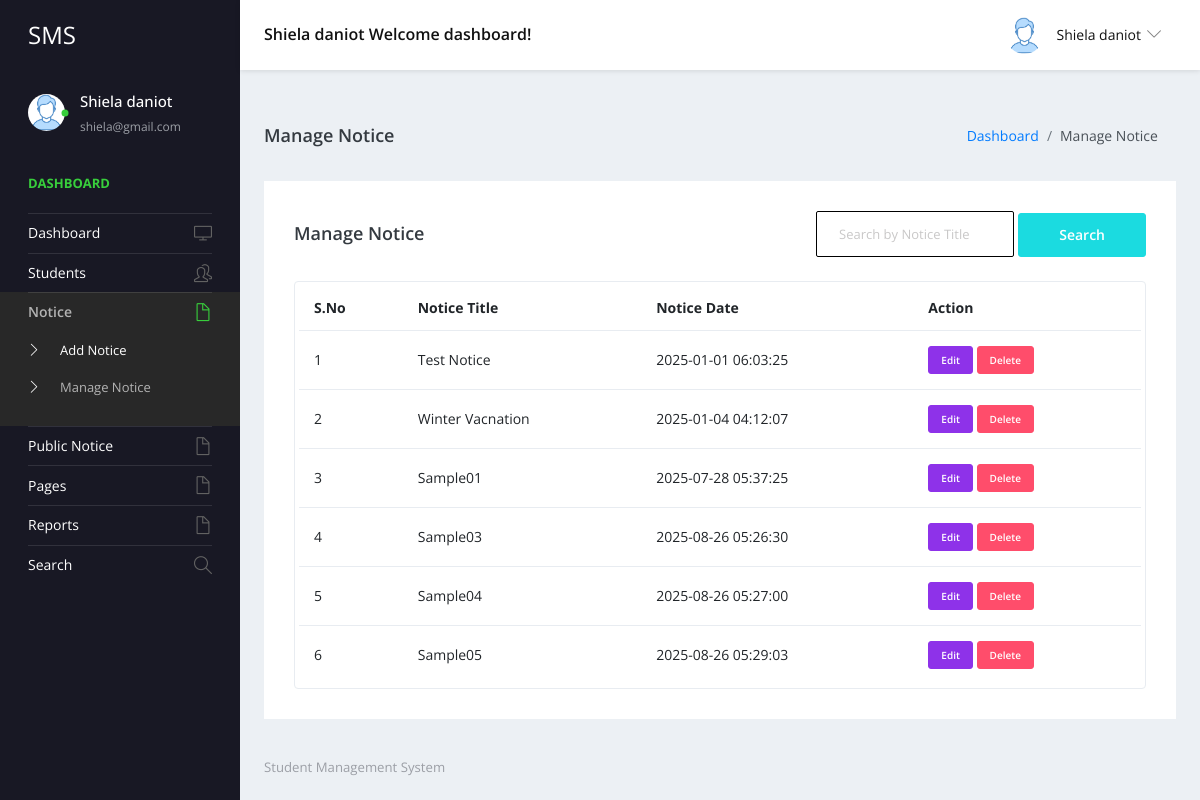
Screenshot of /staff/manage-notice.php (signed in) with the database file from the repository.
### tables this page shows
CREATE TABLE `tblstaff` (
  `ID` int(11) NOT NULL,
  `StaffName` varchar(100) NOT NULL,
  `UserName` varchar(50) NOT NULL,
  `Email` varchar(100) NOT NULL,
  `Password` varchar(255) NOT NULL,
  `StaffRegdate` datetime DEFAULT current_timestamp(),
  `Status` tinyint(1) NOT NULL DEFAULT 1
);

CREATE TABLE `tblnotice` (
  `ID` int(5) NOT NULL,
  `NoticeTitle` mediumtext DEFAULT NULL,
  `ClassId` int(10) DEFAULT NULL,
  `NoticeMsg` mediumtext DEFAULT NULL,
  `CreationDate` timestamp NULL DEFAULT current_timestamp()
);

### staff/manage-notice.php (the view, shortened to what this page needs)
<?php
include('includes/dbconnection.php');
if (strlen($_SESSION['sturecmsstaffid']) == 0) {
    header('location:logout.php');
    exit;
} else {
    $searchdata = '';
?>
<!DOCTYPE html>
<html lang="en">
<head>
    <link rel="stylesheet" href="vendors/simple-line-icons/css/simple-line-icons.css">
    <link rel="stylesheet" href="vendors/flag-icon-css/css/flag-icon.min.css">
    <link rel="stylesheet" href="vendors/css/vendor.bundle.base.css">
    <link rel="stylesheet" href="css/style.css">
</head>
<body>
    <div class="container-scroller">
        <?php include_once('includes/header.php'); ?>
        <div class="container-fluid page-body-wrapper">
            <?php include_once('includes/sidebar.php'); ?>
            <div class="main-panel">
                <div class="content-wrapper">
                    <div class="page-header">
                        <h3 class="page-title"> Manage Notice </h3>
                        <nav aria-label="breadcrumb">
                            <ol class="breadcrumb">
                                <li class="breadcrumb-item"><a href="dashboard.php">Dashboard</a></li>
                                <li class="breadcrumb-item active" aria-current="page"> Manage Notice</li>
                            </ol>
                        </nav>
                    </div>
                    <div class="row">
                        <div class="col-md-12 grid-margin stretch-card">
                            <div class="card">
                                <div class="card-body">
                                    <div class="d-sm-flex align-items-center mb-4">
                                        <h4 class="card-title mb-sm-0">Manage Notice</h4>
                                        <form method="post" class="ml-auto">
                                            <input type="text" name="searchdata" class="form-control" placeholder="Search by Notice Title" value="<?php echo htmlentities($searchdata); ?>" style="display: inline-block; width: auto;">
                                            <button type="submit" name="search" class="btn btn-primary">Search</button>
                                        </form>
                                    </div>
                                    <div class="table-responsive border rounded p-1">
                                        <table class="table">
                                            <thead>
                                                <tr>
                                                    <th class="font-weight-bold">S.No</th>
                                                    <th class="font-weight-bold">Notice Title</th>
                                                    <th class="font-weight-bold">Notice Date</th>
                                                    <th class="font-weight-bold">Action</th>
                                                </tr>
                                            </thead>
                                            <tbody>
                                                <?php
                                                $sql = "SELECT NoticeTitle, CreationDate, ID as nid FROM tblnotice";
                                                $query = $dbh->prepare($sql);
                                                $query->execute();
                                                $results = $query->fetchAll(PDO::FETCH_OBJ);
                                                $cnt = 1;
                                                if ($query->rowCount() > 0) {
                                                    foreach ($results as $row) { ?>
                                                        <tr>
                                                            <td><?php echo htmlentities($cnt); ?></td>
                                                            <td><?php echo htmlentities($row->NoticeTitle); ?></td>
                                                            <td><?php echo htmlentities($row->CreationDate); ?></td>
                                                            <td>
                                                                <div>
                                                                    <a href="edit-notice-detail.php?editid=<?php echo htmlentities($row->nid); ?>" class="btn btn-info btn-xs" target="_blank">Edit</a>
                                                                    <a href="manage-notice.php?delid=<?php echo htmlentities($row->nid); ?>" onclick="return confirm('Do you really want to delete?');" class="btn btn-danger btn-xs">Delete</a>
                                                                </div>
                                                            </td>
                                                        </tr>
                                                        <?php $cnt++;
                                                    }
                                                } else { ?>
                                                    <tr>
                                                        <td colspan="4" style="text-align: center; color: red;">No Record Found</td>
                                                    </tr>
                                                <?php } ?>
                                            </tbody>
                                        </table>
                                    </div>
                                </div>
                            </div>
                        </div>
                    </div>
                </div>
                <?php include_once('includes/footer.php'); ?>
            </div>
        </div>
    </div>
</body>
</html>
<?php } ?>

### staff/includes/header.php (shortened to what this page needs)
<nav class="navbar default-layout-navbar col-lg-12 col-12 p-0 fixed-top d-flex flex-row">
  <div class="navbar-brand-wrapper d-flex align-items-center">
    <a class="navbar-brand brand-logo" href="dashboard.php">
      <strong style="color: white;">SMS</strong>
    </a>
  </div>
  <?php
    $sid = $_SESSION['sturecmsstaffid'];
    $sql = "SELECT * FROM tblstaff WHERE ID=:sid";
    $query = $dbh->prepare($sql);
    $query->bindParam(':sid', $sid, PDO::PARAM_STR);
    $query->execute();
    $results = $query->fetchAll(PDO::FETCH_OBJ);
    if($query->rowCount() > 0) {
      foreach($results as $row) {
  ?>
  <div class="navbar-menu-wrapper d-flex align-items-center flex-grow-1">
    <h5 class="mb-0 font-weight-medium d-none d-lg-flex"><?php echo htmlentities($row->StaffName); ?> Welcome dashboard!</h5>
    <ul class="navbar-nav navbar-nav-right ml-auto">
      <li class="nav-item dropdown d-none d-xl-inline-flex user-dropdown">
        <a class="nav-link dropdown-toggle" id="UserDropdown" href="#" data-toggle="dropdown" aria-expanded="false">
          <img class="img-xs rounded-circle ml-2" src="images/faces/face8.jpg" alt="Profile image"> <span class="font-weight-normal"> <?php echo htmlentities($row->StaffName); ?> </span></a>
      </li>
    </ul>
  </div>
  <?php } } ?>
</nav>

### staff/includes/sidebar.php (shortened to what this page needs)
<nav class="sidebar sidebar-offcanvas" id="sidebar">
  <ul class="nav">
    <li class="nav-item nav-profile">
      <a href="#" class="nav-link">
        <div class="profile-image">
          <img class="img-xs rounded-circle" src="images/faces/face8.jpg" alt="profile image">
          <div class="dot-indicator bg-success"></div>
        </div>
        <div class="text-wrapper">
          <?php
          $sid = $_SESSION['sturecmsstaffid'];
          $sql = "SELECT * from tblstaff where ID=:sid";
          $query = $dbh->prepare($sql);
          $query->bindParam(':sid', $sid, PDO::PARAM_STR);
          $query->execute();
          $results = $query->fetchAll(PDO::FETCH_OBJ);
          if ($query->rowCount() > 0) {
            foreach ($results as $row) { ?>
              <p class="profile-name"><?php echo htmlentities($row->StaffName); ?></p>
              <p class="designation"><?php echo htmlentities($row->Email); ?></p>
            <?php }
          } ?>
        </div>
      </a>
    </li>
    <li class="nav-item nav-category">
      <span class="nav-link">Dashboard</span>
    </li>
    <li class="nav-item">
      <a class="nav-link" href="dashboard.php">
        <span class="menu-title">Dashboard</span>
        <i class="icon-screen-desktop menu-icon"></i>
      </a>
    </li>
    <li class="nav-item">
      <a class="nav-link" data-toggle="collapse" href="#ui-basic1" aria-expanded="false" aria-controls="ui-basic1">
        <span class="menu-title">Students</span>
        <i class="icon-people menu-icon"></i>
      </a>
    </li>
    <li class="nav-item">
      <a class="nav-link" data-toggle="collapse" href="#notice" aria-expanded="false" aria-controls="notice">
        <span class="menu-title">Notice</span>
        <i class="icon-doc menu-icon"></i>
      </a>
      <div class="collapse" id="notice">
        <ul class="nav flex-column sub-menu">
          <li class="nav-item"> <a class="nav-link" href="add-notice.php"> Add Notice </a></li>
          <li class="nav-item"> <a class="nav-link" href="manage-notice.php"> Manage Notice </a></li>
        </ul>
      </div>
    </li>
    <li class="nav-item">
      <a class="nav-link" data-toggle="collapse" href="#publicnotice" aria-expanded="false"
        aria-controls="publicnotice">
        <span class="menu-title">Public Notice</span>
        <i class="icon-doc menu-icon"></i>
      </a>
    </li>
    <li class="nav-item">
      <a class="nav-link" data-toggle="collapse" href="#pages" aria-expanded="false" aria-controls="pages">
        <span class="menu-title">Pages</span>
        <i class="icon-doc menu-icon"></i>
      </a>
    </li>
    <li class="nav-item">
      <a class="nav-link" data-toggle="collapse" href="#reports" aria-expanded="false" aria-controls="reports">
        <span class="menu-title">Reports</span>
        <i class="icon-doc menu-icon"></i>
      </a>
    </li>
    <li class="nav-item">
      <a class="nav-link" href="search.php">
        <span class="menu-title">Search</span>
        <i class="icon-magnifier menu-icon"></i>
      </a>
    </li>
  </ul>
</nav>

### rows the page displays
tblstaff: StaffName "Shiela daniot", Email "shiela@gmail.com"
tblnotice: NoticeTitle "Test Notice", CreationDate "2025-01-01 06:03:25"
tblnotice: NoticeTitle "Winter Vacnation", CreationDate "2025-01-04 04:12:07"
tblnotice: NoticeTitle "Sample01", CreationDate "2025-07-28 05:37:25"
tblnotice: NoticeTitle "Sample03", CreationDate "2025-08-26 05:26:30"
tblnotice: NoticeTitle "Sample04", CreationDate "2025-08-26 05:27:00"
tblnotice: NoticeTitle "Sample05", CreationDate "2025-08-26 05:29:03"
